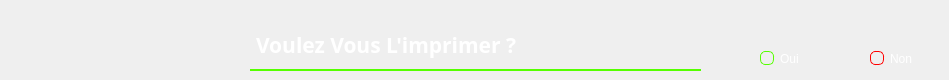
            <widget class="QWidget" name="page_6">
             <widget class="QLabel" name="label_25">
              <property name="geometry">
               <rect>
                <x>250</x>
                <y>20</y>
                <width>451</width>
                <height>51</height>
               </rect>
              </property>
              <property name="font">
               <font>
                <family>Quicksand SemiBold</family>
                <pointsize>16</pointsize>
                <weight>75</weight>
                <bold>true</bold>
                <underline>false</underline>
               </font>
              </property>
              <property name="styleSheet">
               <string notr="true">border: 0px solid rgb(85, 255, 0);; 
border-bottom-width: 2px;
border-radius: px;
background-color: rgba(255, 255, 255, 0);
color: rgb(255, 255, 255);</string>
              </property>
              <property name="text">
               <string>Voulez Vous L'imprimer ?</string>
              </property>
             </widget>
             <widget class="QCheckBox" name="checkBox">
              <property name="geometry">
               <rect>
                <x>760</x>
                <y>50</y>
                <width>70</width>
                <height>17</height>
               </rect>
              </property>
              <property name="styleSheet">
               <string notr="true">QCheckBox

{

color:white;
background:transparent;
}
QCheckBox::indicator:unchecked {
    border: 1px solid #ffffff;
	border-radius: 5px;
	
	border-color: rgb(85, 255, 0);
    background: none;
}
QCheckBox::indicator:checked {
    border: 0px solid #5A5A5A;
	border-radius: 10px;

    background: qradialgradient(spread:pad, cx:0.800, cy:0.528182, radius:2, fx:0.494, fy:0.528, stop:0.153409 rgba(85, 255, 0, 255), stop:0.3125 rgba(85, 255, 0, 0));
}
</string>
              </property>
              <property name="text">
               <string>Oui</string>
              </property>
             </widget>
             <widget class="QCheckBox" name="checkBox_2">
              <property name="geometry">
               <rect>
                <x>870</x>
                <y>50</y>
                <width>70</width>
                <height>17</height>
               </rect>
              </property>
              <property name="styleSheet">
               <string notr="true">QCheckBox

{

color:white;
background:transparent;
}
QCheckBox::indicator:unchecked {
    border: 1px solid #ffffff;
	border-radius: 5px;
	
	border-color: rgb(255, 0, 0);
    background: none;
}
QCheckBox::indicator:checked {
    border: 0px solid #5A5A5A;
	border-radius: 10px;

    background: qradialgradient(spread:pad, cx:0.800, cy:0.528182, radius:2, fx:0.494, fy:0.528, stop:0.153409 rgba(85, 255, 0, 255), stop:0.3125 rgba(85, 255, 0, 0));
}
</string>
              </property>
              <property name="text">
               <string>Non</string>
              </property>
             </widget>
            </widget>
